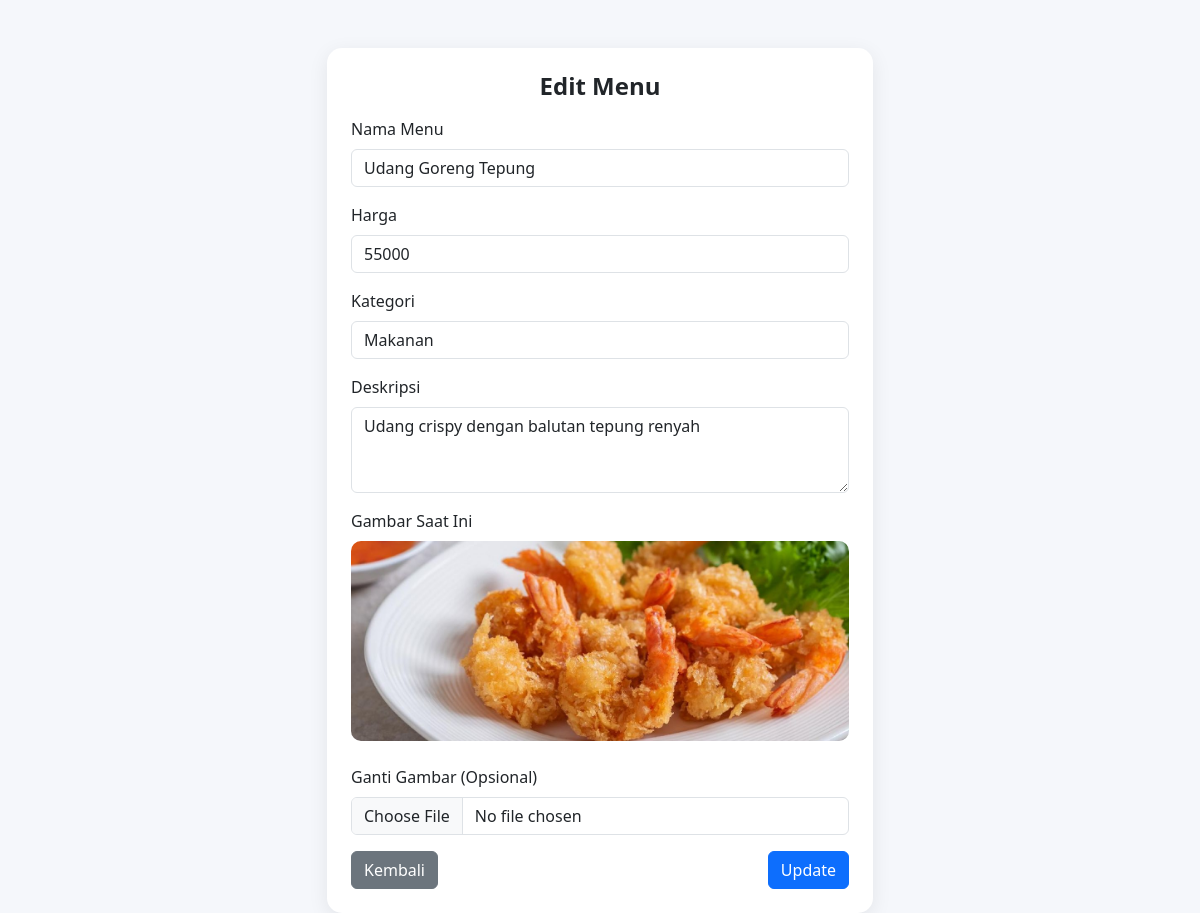
Page /menu/edit.php?id=3 (signed in) on the committed database.
### tables this page shows
CREATE TABLE `menu` (
  `id` int(11) NOT NULL,
  `nama_menu` varchar(100) DEFAULT NULL,
  `harga` int(11) DEFAULT NULL,
  `kategori` varchar(50) DEFAULT NULL,
  `deskripsi` text DEFAULT NULL,
  `gambar` varchar(255) DEFAULT NULL
);

### menu/edit.php (the view, shortened to what this page needs)
<?php
include '../koneksi.php';
$id = $_GET['id'];
$d = mysqli_fetch_assoc(mysqli_query($conn,"SELECT * FROM menu WHERE id=$id"));
?>
<!DOCTYPE html>
<html>
<head>
<link href="https://cdn.jsdelivr.net/npm/bootstrap@5.3.0/dist/css/bootstrap.min.css" rel="stylesheet">
</head>
<body>
<div class="container mt-5">
    <div class="row justify-content-center">
        <div class="col-md-6">
            <div class="card p-4">
                <h4 class="mb-3 fw-bold text-center">Edit Menu</h4>
                <form method="POST" enctype="multipart/form-data">
                    <div class="mb-3">
                        <label class="form-label">Nama Menu</label>
                        <input type="text" name="nama" class="form-control" value="<?= $d['nama_menu']; ?>" required>
                    </div>
                    <div class="mb-3">
                        <label class="form-label">Harga</label>
                        <input type="number" name="harga" class="form-control" value="<?= $d['harga']; ?>" required>
                    </div>
                    <div class="mb-3">
                        <label class="form-label">Kategori</label>
                        <select name="kategori" class="form-control" required>
                            <option value="Makanan" <?= $d['kategori']=='Makanan' ? 'selected' : '' ?>>Makanan</option>
                        </select>
                    </div>
                    <div class="mb-3">
                        <label class="form-label">Deskripsi</label>
                        <textarea name="deskripsi" class="form-control" rows="3"><?= $d['deskripsi']; ?></textarea>
                    </div>
                    <div class="mb-3">
                        <label class="form-label">Gambar Saat Ini</label><br>
                        <img src="../uploads/<?= $d['gambar']; ?>" class="preview-img mb-2">
                    </div>
                    <div class="mb-3">
                        <label class="form-label">Ganti Gambar (Opsional)</label>
                        <input type="file" name="gambar" class="form-control" accept="image/*" onchange="previewImage(event)">
                    </div>
                    <div class="d-flex justify-content-between">
                        <a href="../dashboard.php" class="btn btn-secondary">Kembali</a>
                        <button type="submit" name="submit" class="btn btn-primary">Update</button>
                    </div>
                </form>
            </div>
        </div>
    </div>
</div>
</body>
</html>

### menu/edit.php (style rules this page uses)
body { background-color: #f5f7fb; }
.card { border: none; border-radius: 15px; box-shadow: 0 5px 20px rgba(0,0,0,0.08); }
.preview-img { width: 100%; height: 200px; object-fit: cover; border-radius: 10px; }

### rows in the picture
menu: nama "Udang Goreng Tepung", harga "55000", kategori "Makanan", deskripsi "Udang crispy dengan balutan tepung renyah", gambar (picture)
